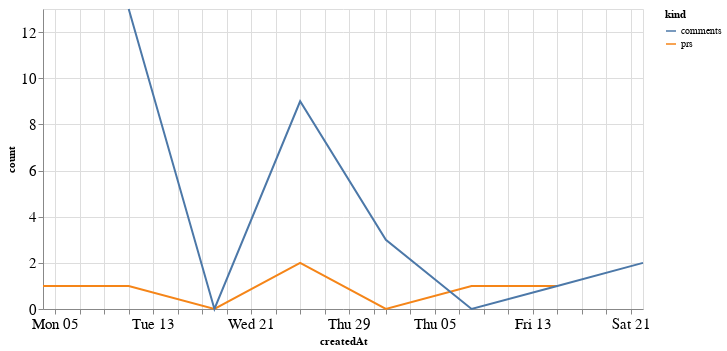

The notebook cell saved with this chart:
### Code cell
alt.Chart(total_time, width=600).mark_line().encode(
    x='createdAt',
    y='count',
    color='kind'
)

### Figure 1 — Vega-Lite specification as saved in the notebook (floating-point values rounded to 4 significant figures)
{"config": {"axisLeft": {"labelFontSize": 15}, "axisBottom": {"labelFontSize": 15}}, "data": {"name": "data-e3d835676ef0d98935429425266b31c0"}, "mark": "line", "encoding": {"color": {"type": "nominal", "field": "kind"}, "x": {"type": "temporal", "field": "createdAt"}, "y": {"type": "quantitative", "field": "count"}}, "width": 600, "$schema": "https://vega.github.io/schema/vega-lite/v4.8.1.json", "datasets": {"data-e3d835676ef0d98935429425266b31c0": [{"createdAt": "2020-10-04T00:00:00", "kind": "prs", "count": 1.0}, {"createdAt": "2020-10-11T00:00:00", "kind": "prs", "count": 1.0}, {"createdAt": "2020-10-18T00:00:00", "kind": "prs", "count": 0.0}, {"createdAt": "2020-10-25T00:00:00", "kind": "prs", "count": 2.0}, {"createdAt": "2020-11-01T00:00:00", "kind": "prs", "count": 0.0}, {"createdAt": "2020-11-08T00:00:00", "kind": "prs", "count": 1.0}, {"createdAt": "2020-11-15T00:00:00", "kind": "prs", "count": 1.0}, {"createdAt": "2020-11-22T00:00:00", "kind": "prs", "count": null}, {"createdAt": "2020-10-04T00:00:00", "kind": "comments", "count": null}, {"createdAt": "2020-10-11T00:00:00", "kind": "comments", "count": 13.0}, {"createdAt": "2020-10-18T00:00:00", "kind": "comments", "count": 0.0}, {"createdAt": "2020-10-25T00:00:00", "kind": "comments", "count": 9.0}, {"createdAt": "2020-11-01T00:00:00", "kind": "comments", "count": 3.0}, {"createdAt": "2020-11-08T00:00:00", "kind": "comments", "count": 0.0}, {"createdAt": "2020-11-15T00:00:00", "kind": "comments", "count": 1.0}, {"createdAt": "2020-11-22T00:00:00", "kind": "comments", "count": 2.0}]}}
